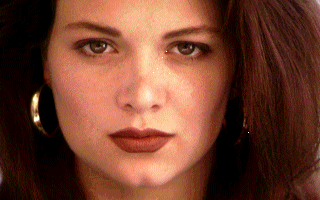
//> input picture CS 455 Visual/Proj02/input.tif, 320 x 200 px
$ ./Proj02 input.tif   (built with g++ and OpenCV 4)
//> lines starting //> are read from the running program, lines starting //| are printed output that depends on the picture
#include <opencv2/core/core.hpp>
#include <opencv2/highgui/highgui.hpp>
#include "opencv2/imgproc/imgproc.hpp"
#include <vector>
#include <unordered_set>
#include <iostream>


int main(int argc, char **argv) {
  using namespace std;
  using namespace cv;

  if(argc != 2) {
    cout << "USAGE: skeleton <input file path>" << endl;
    return -1;
  }
  //Load two copies of the image. One to leave as the original, and one to be modified.
  //Done for display purposes only
  //Use CV_LOAD_IMAGE_GRAYSCALE for greyscale images
  //Color CV_LOAD_IMAGE_COLOR
  Mat original_image = imread(argv[1], CV_LOAD_IMAGE_GRAYSCALE);
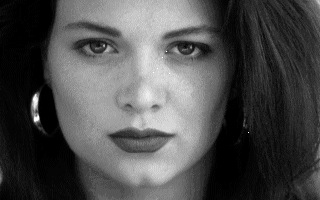
//> original_image: 200 rows x 320 cols, CV_8UC1; min 0, max 255, mean 77.3
  Mat modified_image = imread(argv[1], CV_LOAD_IMAGE_GRAYSCALE);

  //Create a pointer so that we can quickly toggle between which image is being displayed
  Mat *image = &original_image;

  //Check that the images loaded
  if(!original_image.data || !modified_image.data) {
    cout << "ERROR: Could not load image data." << endl;
    return -1;
  }

  //Create the display window
  namedWindow("Unix Sample Skeleton");


	for(size_t y = 0; y < original_image.rows; y++){
    	for(size_t x = 0; x < original_image.cols; x++){
    		modified_image.data[y*original_image.cols +x] = 255 - original_image.data[y*original_image.cols +x];
    	}
  	}
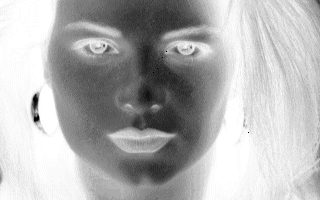
//> modified_image: 200 rows x 320 cols, CV_8UC1; min 0, max 255, mean 177.7


  //Display loop
  bool loop = true;
  while(loop) {
    imshow("Unix Sample Skeleton", *image);

    switch(cvWaitKey(15)) {
//> the Esc key is pressed
      case 27:  //Exit display loop if ESC is pressed
        loop = false;
        break;
      case 32:  //Swap image pointer if space is pressed
        if(image == &original_image) image = &modified_image;
        else image = &original_image;
        break;
      default:
        break;
    }
  }
}
